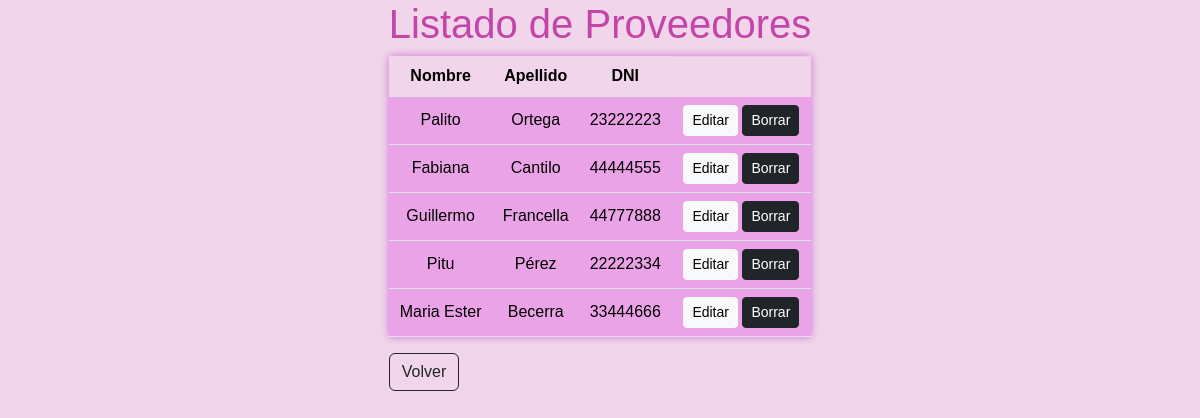
Screenshot of /proveedores/ with the database file from the repository.
### compra/models.py (models this page shows, shortened)
class Proveedor(models.Model):
    nombre = models.CharField(max_length=100)
    apellido = models.CharField(max_length=100)
    dni = models.IntegerField()

### compra/views.py (the view)
# urls.py: path('proveedores/', views.listar_proveedores, name='listar_proveedores'),
def listar_proveedores(request):
    proveedores = Proveedor.objects.all()
    return render(request, 'listar_proveedores.html', {'proveedores': proveedores})

### compra/templates/listar_proveedores.html (shortened to what this page needs)
{% extends "index.html" %}
{% block content %}
<div class="container">
    <h1>Listado de Proveedores</h1>
    <table class="table">
        <thead>
            <tr>
                <th>Nombre</th>
                <th>Apellido</th>
                <th>DNI</th>
            </tr>
        </thead>
        <tbody>
            {% for proveedor in proveedores %}
            <tr>
                <td>{{ proveedor.nombre }}</td>
                <td>{{ proveedor.apellido }}</td>
                <td>{{ proveedor.dni }}</td>
                <td>
                    <a href="{% url 'editar_proveedor' proveedor.pk %}" class="btn btn-light btn-sm">Editar</a>
                    <a href="{% url 'borrar_proveedor' proveedor.pk %}" class="btn btn-dark btn-sm">Borrar</a>
                </td>
            </tr>
            {% endfor %}
        </tbody>
    </table>
    <a class="btn btn-outline-dark" href="{% url 'index'  %}">Volver</a>
</div>
{% endblock %}

### StockControl/static/css/style.css (style rules this page uses)
.table { box-shadow: 0 1px 1px rgba(142, 41, 224, 0.075)inset, 0 0 8px rgba(184, 46, 202, 0.6); }
.table th { text-align: center; background-color: rgb(241, 214, 235); }
.table td { text-align: center; vertical-align: middle; background-color: #eba3e7; }
body, html { background-color: rgb(241, 214, 235); display: flex; justify-content: center; align-items: center; }
h1 { color: #c245a7; }

### rows the page displays
Proveedor: nombre "Palito", apellido "Ortega", dni "23222223"
Proveedor: nombre "Fabiana", apellido "Cantilo", dni "44444555"
Proveedor: nombre "Guillermo", apellido "Francella", dni "44777888"
Proveedor: nombre "Pitu", apellido "Pérez", dni "22222334"
Proveedor: nombre "Maria Ester", apellido "Becerra", dni "33444666"
